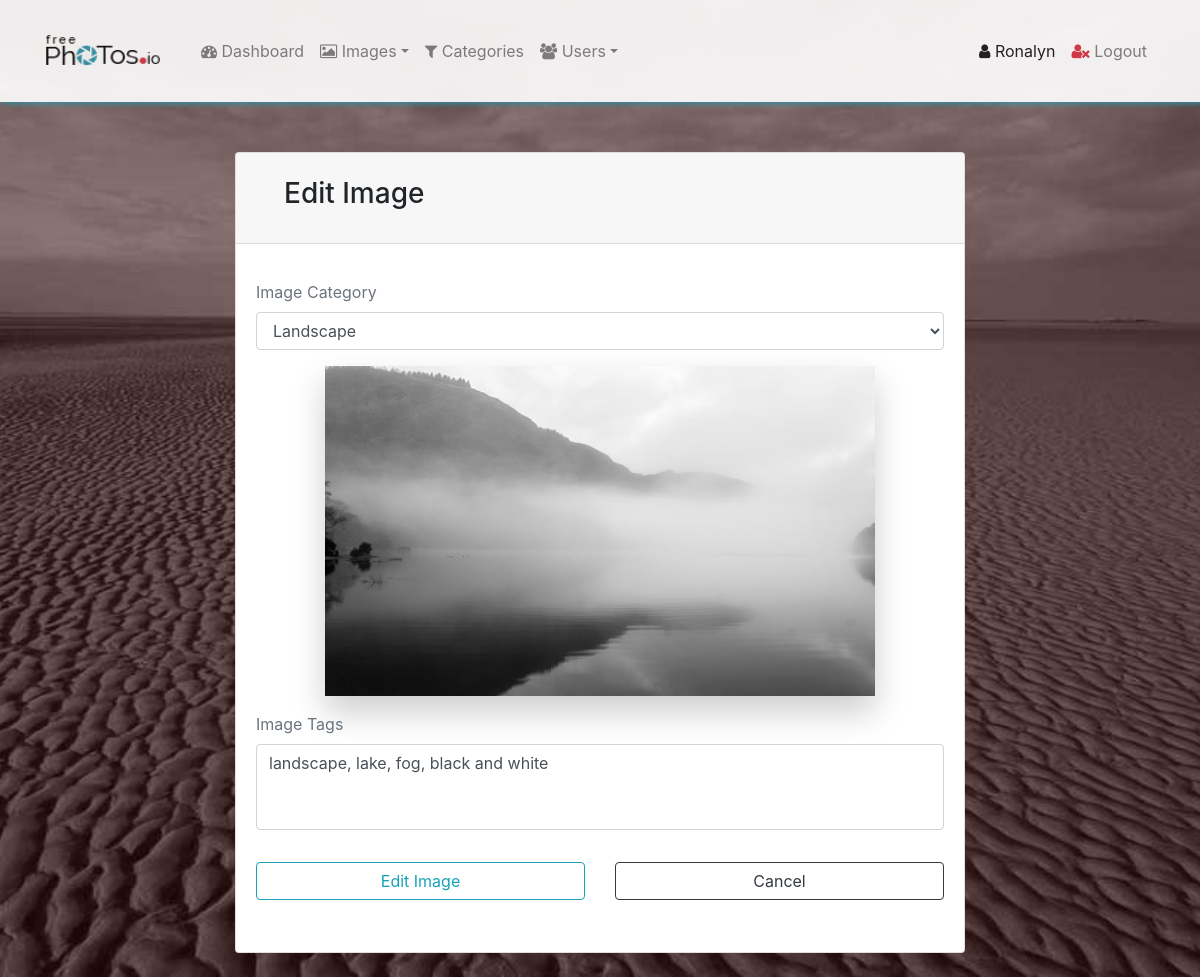
Screenshot of /admin/edit_img.php?img_id=30 (signed in) with the database file from the repository.
### tables this page shows
CREATE TABLE `users` (
  `user_id` int(11) NOT NULL,
  `user_firstname` varchar(255) NOT NULL,
  `user_lastname` varchar(255) NOT NULL,
  `user_image` text NOT NULL,
  `user_email` varchar(255) NOT NULL,
  `user_password` text NOT NULL,
  `user_role` varchar(255) NOT NULL,
  `time_online` int(11) NOT NULL,
  `code_one` text NOT NULL,
  `code_two` text NOT NULL,
  `active` tinyint(1) NOT NULL
);

CREATE TABLE `images` (
  `image_id` int(11) NOT NULL,
  `image_cat_title` varchar(255) NOT NULL,
  `standard_name` varchar(255) NOT NULL,
  `thumbnail_name` varchar(255) NOT NULL,
  `image_type` varchar(255) NOT NULL,
  `image_post_date` date NOT NULL,
  `image_tags` varchar(255) NOT NULL,
  `image_likes` int(11) NOT NULL
);

### config/db.php (called while the page is built, shortened)
<?php
$con = mysqli_connect('localhost', 'root', '', 'ronal720_freephotos_db');
function query($query) {
	global $con;
	$result =  mysqli_query($con, $query);
	return $result;
}
function fetch_array($result) {
	return mysqli_fetch_array($result);
}

### admin/edit_img.php (the view, shortened to what this page needs)
<?php
    include("admin_includes/admin_header.php");
?>
<?php
    include("admin_includes/admin_nav.php");
?>
 <section id="edit-image" class="">
     <div class="container">
        <div class="row">
            <div class="col-md-8 m-auto py-4">
                <div class="card mt-4">
                    <div class="card-header px-5 py-4">
                       <?php
                           if(isset($_GET['img_id'])){
    $get_edit_image = abs((int)$_GET['img_id']);
    $query = "SELECT thumbnail_name, image_tags, image_cat_title  FROM images WHERE image_id = '".escape($get_edit_image)."'";
    $result = query($query);
    while($row = fetch_array($result)){
        $image_name = $row['thumbnail_name'];
        $image_tags = $row['image_tags'];
        $image_cat_title = $row['image_cat_title'];
                       ?>
                            <h3>Edit Image</h3>
                    </div>
                    <div class="card-body my-3">
                <form id="edit-image" method="post" action="" enctype="multipart/form-data">
                            <div class="form-group">
                                <label for="img-cat-title" class="text-muted">Image Category</label>
                                <select name="image_category_title" id="img-cat-title" class="form-control" required>
                                    <option value="<?php echo $image_cat_title; ?>"><?php echo $image_cat_title; ?></option>
                                </select>
                            </div>
                            <div class="form-group edit-img">
                                <img width='80%' height='auto' class="d-block img img-fluid my-2 mx-auto" src='../img/<?php echo $image_name; ?>' alt=''>
                            </div>
                            <div class="form-group">
                                <label for="post_tags" class="text-muted">Image Tags</label>
                                <textarea name="image_tags" class="form-control" rows="3" value="<?php echo $image_tags; ?>" required><?php echo $image_tags; ?></textarea>
                            </div>
<?php  }}
?>
                            <div class="form-group">
                                <div class="row">
                                    <div class="col-md-6">
                                        <input class="form-control btn btn-outline-info mt-3" type="submit" name="edit_image" value="Edit Image">
				                    </div>
				                    <div class="col-md-6">
				                        <a class="btn btn-outline-dark form-control mt-3" href="images.php">Cancel</a>
				                    </div>
				                </div>
                    </div>
                </form>
                    </div>
                </div>
            </div>
         </div>
     </div>
</section>
<?php
    include("admin_includes/admin_close_tags.php");

### admin/admin_includes/admin_nav.php (shortened to what this page needs)
<link href="https://stackpath.bootstrapcdn.com/font-awesome/4.7.0/css/font-awesome.min.css" rel="stylesheet">
  <link rel="stylesheet" href="https://stackpath.bootstrapcdn.com/bootstrap/4.3.1/css/bootstrap.min.css">
  <link rel="stylesheet" href="styles/style.css">
</head>
<body>
   <nav id="navigator" class="navbar navbar-expand-lg navbar-light fixed-top py-3 navbartop">
        <div class="container">
            <a href="../home.php" class="navbar-brand"><img src="../img/web-logo3.png" alt="freephotos.io logo " class="logo"></a>
               <div class="collapse navbar-collapse ml-3" id="navBarNav">
                   <ul class="navbar-nav">
<?php
                $dashboard_class = '';
                $images_class = '';
                $cat_class = '';
                $users_class = '';
?>
                        <li class="nav-item <?php echo $dashboard_class; ?>">
                            <a href="dashboard.php" class="nav-link "><i class="fa fa-tachometer"></i> Dashboard</a>
                        </li>
                        <li class="nav-item dropdown <?php echo $images_class; ?>">
                            <a href="#" class="nav-link dropdown-toggle" data-toggle="dropdown"><i class="fa fa-picture-o"></i> Images</a>
                        </li>
                        <li class="nav-item <?php echo $cat_class; ?>">
                            <a href="categories.php" class="nav-link"><i class="fa fa-filter"></i> Categories</a>
                        </li>
                        <li class="nav-item dropdown <?php echo $users_class; ?>">
                            <a href="#" class="nav-link dropdown-toggle" data-toggle="dropdown"><i class="fa fa-users"></i> Users</a>
                        </li>
                    </ul>
                    <ul class="navbar-nav ml-auto">
                        <li class="nav-item">
                            <a href="../profile.php" class="nav-link active"><i class="fa fa-user"></i>
<?php
if(isset($_COOKIE['user'])){
    $cookie_user = abs((int)$_COOKIE['user']);
    $sql = "SELECT user_firstname FROM users WHERE user_id = '".escape($cookie_user)."' AND active = 1";
    $result = query($sql);
    confirm($result);
        $row = fetch_array($result);
        $db_firstname =  $row['user_firstname'];
        echo $db_firstname;
}else if(isset($_SESSION['user'])){
    $session_user = abs((int)$_SESSION['user']);
    $sql = "SELECT user_firstname FROM users WHERE user_id = '".escape($session_user)."' AND active = 1";
    $result = query($sql);
        $row = fetch_array($result);
        $db_firstname =  $row['user_firstname'];
        echo $db_firstname;
}
?>                          </a>
                    </li>
                    <li class="nav-item"><a href="../logout.php" class="nav-link"><i class="fa fa-user-times" style="color:#dc3545;"></i> Logout</a></li>
                </ul>
            </div>
        </div>
    </nav>

### admin/styles/style.css (style rules this page uses)
body { height: 100vh; margin-top: 6.5rem; background: url("../img/sand_pattern_red_overlay.jpg") no-repeat center center fixed; background-size: cover; }
.main-imgs, .img-div-modal, .profile-img, .admin-imgs-modal, .table-cat, .table-responsive, .edit-img img, .add-img-preview, .admin-chart, .carousel-inner { -webkit-box-shadow: 0 1rem 2rem rgba(0, 0, 0, 0.2); box-shadow: 0 1rem 2rem rgba(0, 0, 0, 0.2); }
.logo { width: 7.25rem; height: 2rem; margin: -5px 0 0 0; padding: 0; display: inline-block; }
.navbar-brand { padding-top: 20px; padding-bottom: 20px; }
.navbartop { -webkit-box-shadow: 2px 2px 5px #3292a6; box-shadow: 2px 2px 5px #3292a6; opacity: 0.9; background: #fff; }
.btn { -webkit-transition: all .2s; transition: all .2s; }
.img { margin-bottom: 1.5rem; }
textarea { resize: none; }

### rows the page displays
users: user_firstname "Ronalyn"
images: image_category_title "Landscape", thumbnail_name (picture), image_tags "landscape, lake, fog, black and white"
